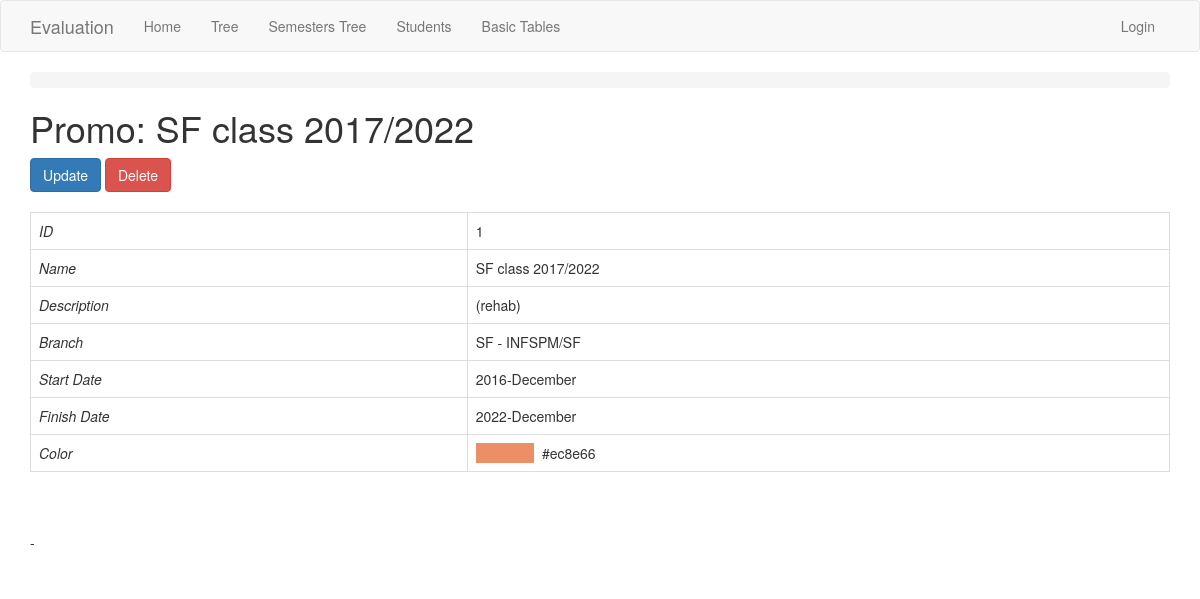
The app's page /promo/1/, older data.
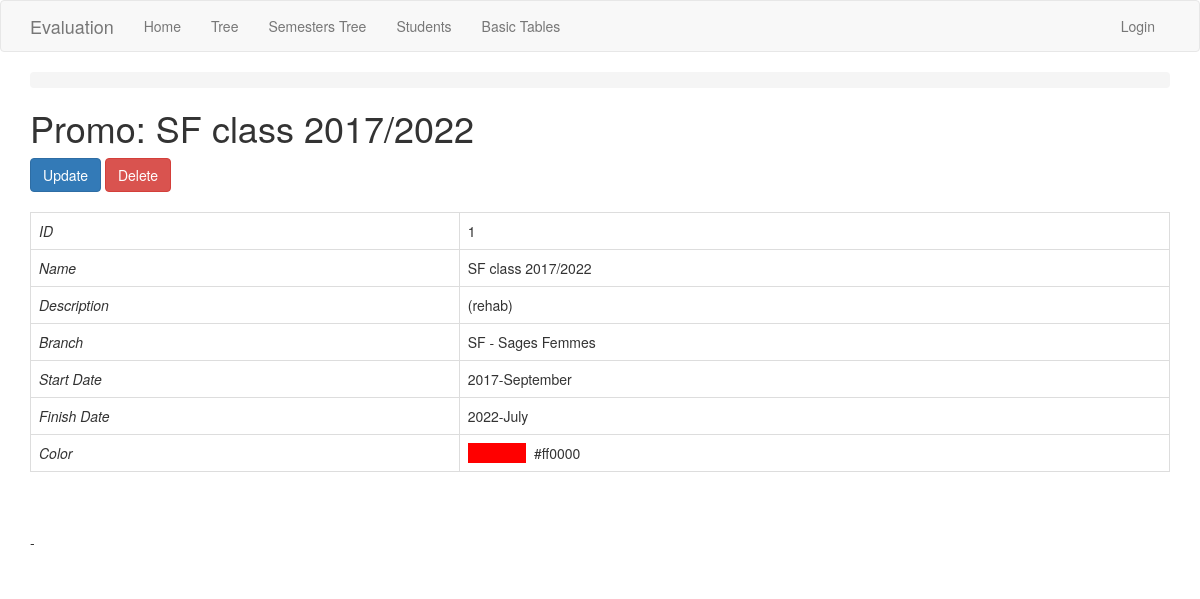
The same page, newer data.
### app/models.py (models this page shows, shortened)
class Branch(db.Model):
    id = db.Column(db.Integer, primary_key=True)
    name = db.Column(db.String(100), index=True, unique=True)
    description = db.Column(db.String(150))
    school_id = db.Column(db.Integer, db.ForeignKey('school.id'))
    students = db.relationship('Student', backref='branch')
    semesters = db.relationship('Semester', backref='branch')
    promos = db.relationship('Promo', backref='branch', order_by='Promo.start_date, Promo.name')

class Promo(db.Model):
    id = db.Column(db.Integer, primary_key=True)
    name = db.Column(db.String(250), index=True, unique=True)
    display_name = db.Column(db.String(250))
    start_date = db.Column(db.Date)
    finish_date = db.Column(db.Date)
    color = db.Column(db.String(50))
    branch_id = db.Column(db.Integer, db.ForeignKey('branch.id'))
    sessions = db.relationship('Session', backref='promo')
    annual_session = db.relationship('AnnualSession', back_populates='promo')
    def get_color(self):
        return '#333333' if self.color == None or self.color == '' else self.color

### app/routesBasicTables.py (the view)
@app.route('/promo/<int:id>/', methods=['GET', 'POST'])
@register_breadcrumb(app, '.basic.promo.view', 'View')
def promo_view(id):
    promo = Promo.query.get_or_404(id)
    return render_template('basic-forms/promo/view.html', title='Promo View', promo=promo)

### app/templates/basic-forms/promo/view.html (shortened to what this page needs)
{% extends "base.html" %}
{% block app_content %}
    <h1>Promo: {{promo.name}}</h1>
    <div>
        <a class="btn btn-primary" href="{{ url_for('promo_update', id=promo.id) }}">Update</a>
        <button class="btn btn-danger"
            data-href="{{url_for('promo_delete', id=promo.id)}}"
            data-toggle="modal" data-target="#confirm-delete">
            Delete
        </button>
    </div>
    <div>
        <table class="table table-bordered">
          <tr><td><i>ID</i></td> <td>{{promo.id}}</td></tr>
          <tr><td><i>Name</i></td> <td>{{promo.name}}</td></tr>
          <tr><td><i>Description</i></td> <td>{{promo.display_name}}</td></tr>
          <tr>
            <td><i>Branch</i></td>
            {% if promo.branch != None %}
            <td>{{ promo.branch.name + " - " + promo.branch.description | replace('None', '') }}</td>
            {% else %}
            <td>{{ promo.branch.name }}</td>
            {% endif %}
          </tr>
          <tr><td><i>Start Date</i></td> <td>{{promo.start_date.strftime('%Y-%B') | replace('None', '')}}</td></tr>
          <tr><td><i>Finish Date</i></td> <td>{{promo.finish_date.strftime('%Y-%B') | replace('None', '')}}</td></tr>
          <tr>
            <td><i>Color</i></td>
            <td>
              <span style="background-color: {{ promo.get_color() }};"
              >               </span>  {{ promo.get_color() }}
            </td></tr>
        </table>
      - </br>
    </div>
{% endblock %}

Row changes from the older to the newer data that the page shows:
changed Promo "(rehab)": start_date "2016-December" → "2017-September"; finish_date "2022-December" → "2022-July"; color "#ec8e66" → "#ff0000" (drawn); get_color "#ec8e66" → "#ff0000"
changed Branch: branch "SF - INFSPM/SF" → "SF - Sages Femmes"
